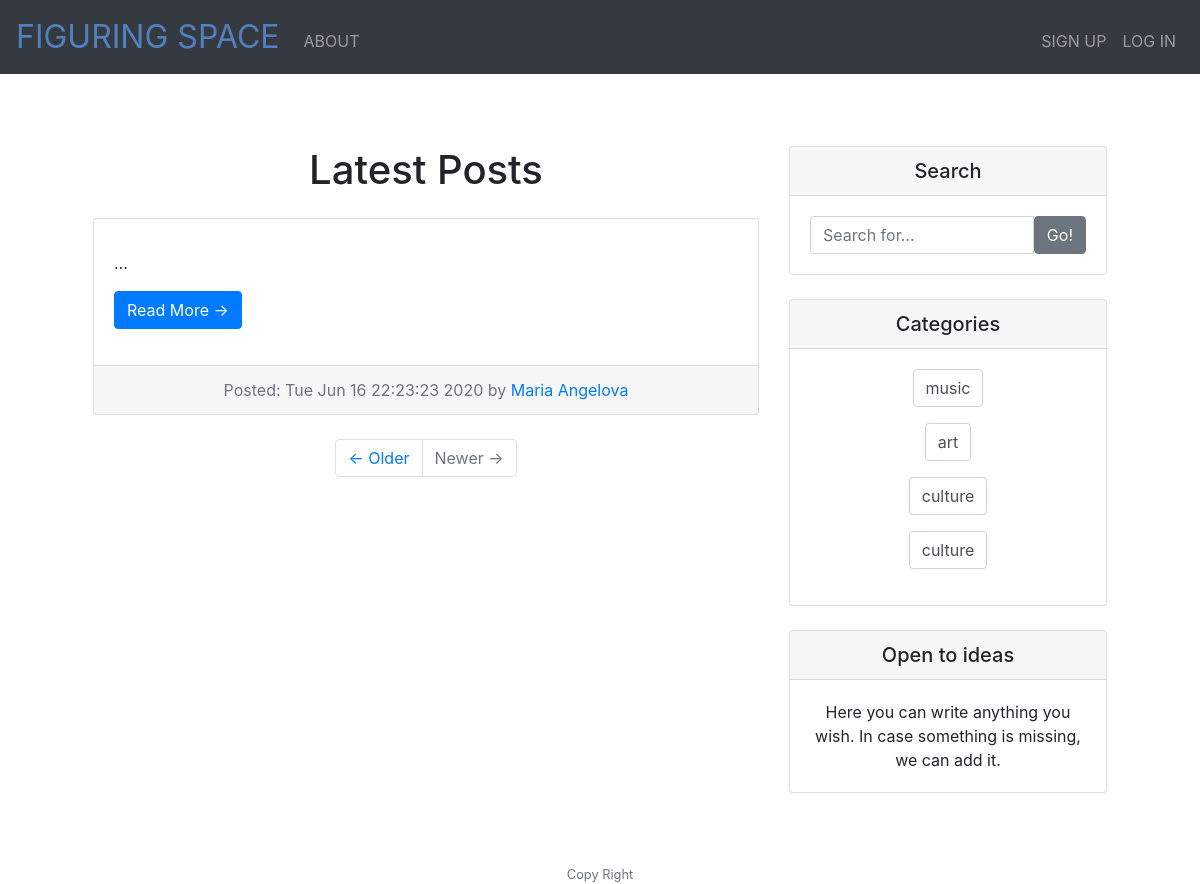
Before: / with the older database file.
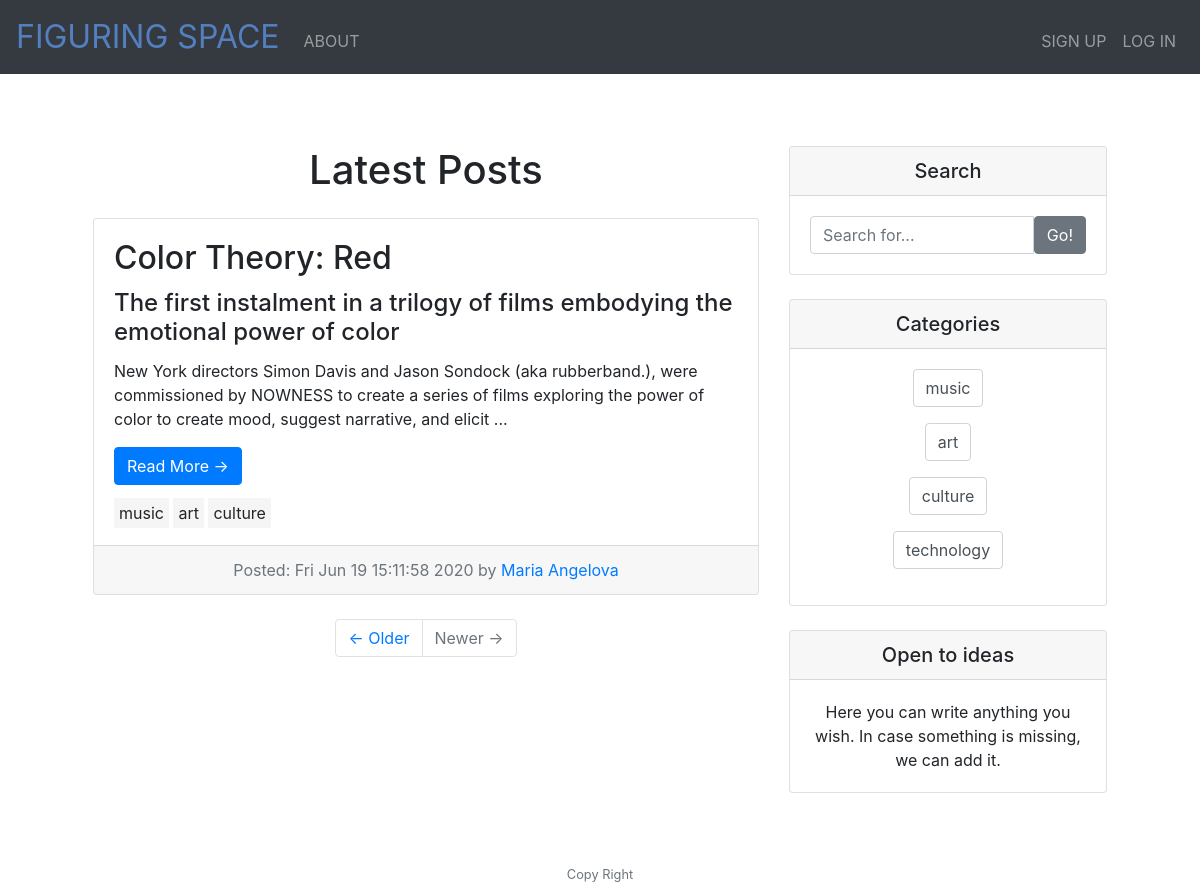
After: the same page with the newer database file.
### models.py (models this page shows, shortened)
class Post(db.Model):
    id = db.Column(db.Integer, primary_key=True)
    title = db.Column(db.String(50))
    subtitle = db.Column(db.String(50))
    date_posted = db.Column(db.DateTime)
    content = db.Column(db.Text)
    author = db.Column(db.Integer, db.ForeignKey("user.id"))
    categories = db.relationship("Category", secondary='categories', backref=db.backref('posts', lazy='dynamic'))

class User(db.Model):
    id = db.Column(db.Integer, primary_key=True)
    first_name = db.Column(db.String(50))
    last_name = db.Column(db.String(50))
    email = db.Column(db.String(50))
    password = db.Column(db.String(20))
    registered = db.Column(db.DateTime)
    posts = db.relationship("Post", backref='user')

class Category(db.Model):
    id = db.Column(db.Integer, primary_key=True)
    title = db.Column(db.String(50))

### app.py (the view)
@app.route("/")
def index():
    posts = Post.query.join(User).order_by(desc(Post.date_posted)).all()
    categories = Category.query.all()
    return render_template("index.html", posts=posts, categories=categories)

### app.py (called while the page is built)
@app.after_request
def after_request(response):
    response.headers["Cache-Control"] = "no-cache, no-store, must-revalidate"
    response.headers["Expires"] = 0
    response.headers["Pragma"] = "no-cache"
    return response

### templates/index.html (shortened to what this page needs)
{% extends "layout.html" %} {% block main %}
<div class="container">
  <div class="row">
    <div class="col-md-8">
      <h1 class="my-4">
        Latest Posts
      </h1>
      {%for post in posts%}
      <div class="card mb-4">
        <div class="card-body" style="text-align: left;">
          <h2 class="card-title">{{post.title}}</h2>
          <h4 class="card-title">{{post.subtitle}}</h4>
          <p class="card-text">
            {{post.content[:200]}}...
          </p>
          <a href="/post/{{post.id}}" class="btn btn-primary"
            >Read More &rarr;</a
          >
          {%for cat in post.categories%}
          <span style="background-color: whitesmoke; padding: 5px;"
            >{{cat.title}}</span
          >
          {%endfor%}
        </div>
        <div class="card-footer text-muted">
          Posted: {{post.date_posted.strftime("%c")}} by
          <a href="#">{{post.user.first_name}} {{post.user.last_name}}</a>
        </div>
      </div>
      {%endfor%}
      <ul class="pagination justify-content-center mb-4">
        <li class="page-item">
          <a class="page-link" href="#">&larr; Older</a>
        </li>
        <li class="page-item disabled">
          <a class="page-link" href="#">Newer &rarr;</a>
        </li>
      </ul>
    </div>
    <div class="col-md-4">
      <div class="card my-4">
        <h5 class="card-header">Search</h5>
        <div class="card-body">
          <div class="input-group">
            <input
              type="text"
              class="form-control"
              placeholder="Search for..."
            />
            <span class="input-group-btn">
              <button class="btn btn-secondary" type="button">Go!</button>
            </span>
          </div>
        </div>
      </div>
      <div class="card my-4">
        <h5 class="card-header">Categories</h5>
        <div class="card-body">
          <ul class="list-unstyled mb-0">
            {%for category in categories%}
            <form action="/posts/{{category.title}}" method="post">
              <div class="form-group">
                <input
                  class="form-control"
                  name="category"
                  type="submit"
                  value="{{category.title}}"
                />
              </div>
            </form>
            {%endfor%}
          </ul>
        </div>
      </div>
      <div class="card my-4">
        <h5 class="card-header">Open to ideas</h5>
        <div class="card-body">
          Here you can write anything you wish. In case something is missing, we
          can add it.
        </div>
      </div>
    </div>
  </div>
</div>
{% endblock %}

### templates/layout.html (shortened to what this page needs)
<!DOCTYPE html>
<html lang="en">
  <head>
    <link
      href="https://maxcdn.bootstrapcdn.com/bootstrap/4.1.3/css/bootstrap.min.css"
      rel="stylesheet"
    />
    <link href="./static/style.css" rel="stylesheet" />
  </head>
  <body>
    <nav class="navbar navbar-expand-md navbar-dark bg-dark">
      <a class="navbar-brand" href="/"
        ><span class="blue">FIGURING SPACE</span></a
      >
      <div class="collapse navbar-collapse" id="navbar">
        {% if session.user_id %}
        <ul class="navbar-nav mr-auto mt-2">
          <li class="nav-item"><a class="nav-link" href="/about">ABOUT</a></li>
          <li class="nav-item">
            <a class="nav-link" href="/posts">POSTS</a>
          </li>
        </ul>
        <ul class="navbar-nav ml-auto mt-2">
          <li class="nav-item">
            <a class="nav-link" href="/add-post">ADD A POST</a>
          </li>
          <li class="nav-item">
            <a class="nav-link" href="/myprofile">MY PROFILE</a>
          </li>
          <li class="nav-item">
            <a class="nav-link" href="/logout">LOG OUT</a>
          </li>
        </ul>
        {% else %}
        <ul class="navbar-nav mr-auto mt-2">
          <li class="nav-item"><a class="nav-link" href="/about">ABOUT</a></li>
        </ul>
        <ul class="navbar-nav ml-auto mt-2">
          <li class="nav-item">
            <a class="nav-link" href="/register">SIGN UP</a>
          </li>
          <li class="nav-item"><a class="nav-link" href="/login">LOG IN</a></li>
        </ul>
        {% endif %}
      </div>
    </nav>
    <main class="container p-5">
      {% block main %}{% endblock %}
    </main>
    <footer class="small text-center text-muted">
      Copy Right
    </footer>
  </body>
</html>

### static/style.css (style rules this page uses)
nav .navbar-brand { font-size: xx-large; }
ul { display: inline-block; }
nav .navbar-brand .blue { color: #537fbe; }
main .form-control { display: inline-block; width: auto; }
main { overflow-x: auto; text-align: center; }

Changed rows visible on the page:
removed Post: date_posted "Tue Jun 16 22:23:23 2020", user.first_name "Maria", user.last_name "Angelova"
added Post: title "Color Theory: Red", subtitle "The first instalment in a trilogy of films embodying the emotional power of color", content "New York directors Simon Davis and Jason Sondock (aka rubberband.), were commissioned by NOWNESS to create a series of films exploring the power of color to create mood, suggest narrative, and elicit", date_posted "Fri Jun 19 15:11:58 2020", user.first_name "Maria", user.last_name "Angelova", Category (title "music"), Category (title "art"), Category (title "culture")
changed Category: category "culture" → "technology"
